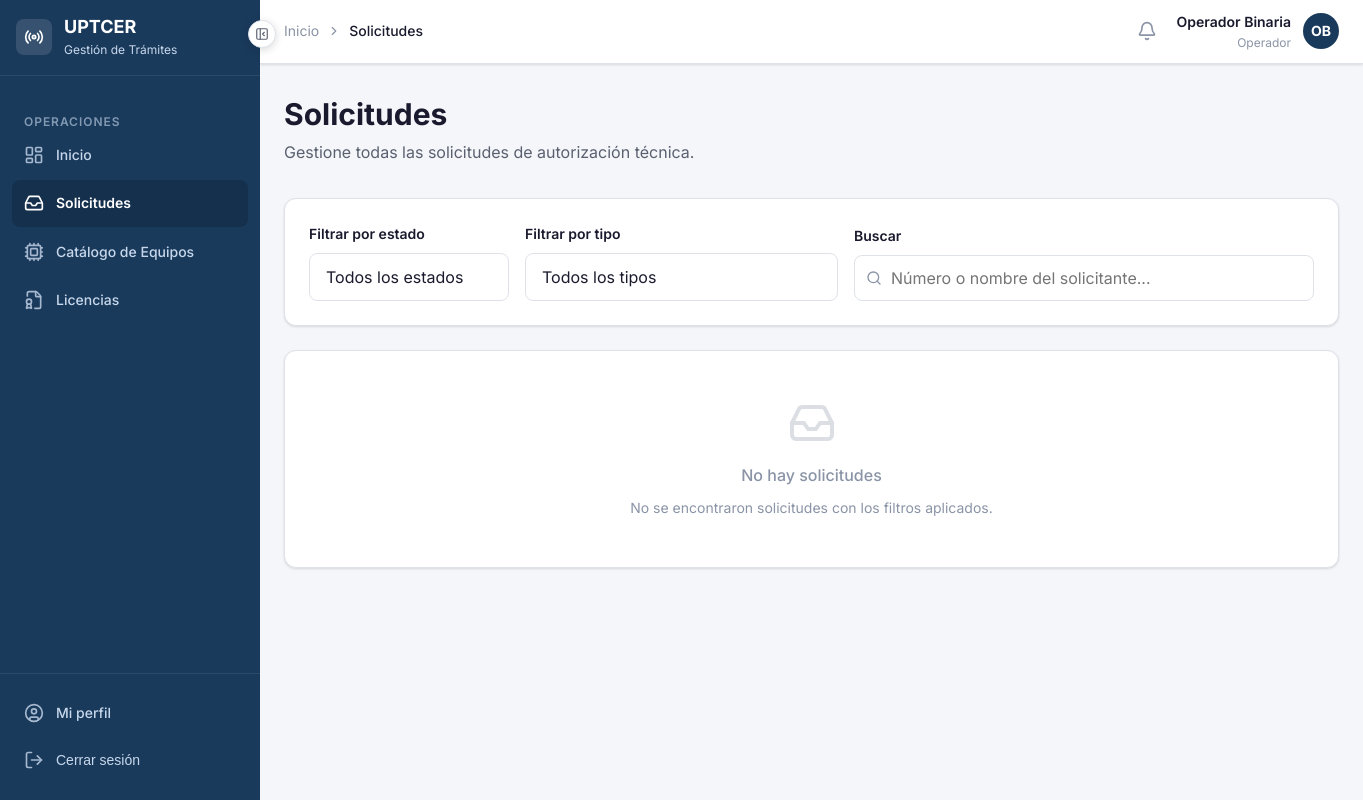
/solicitudes/lista/ (signed in), run on an earlier commit of the app's database.
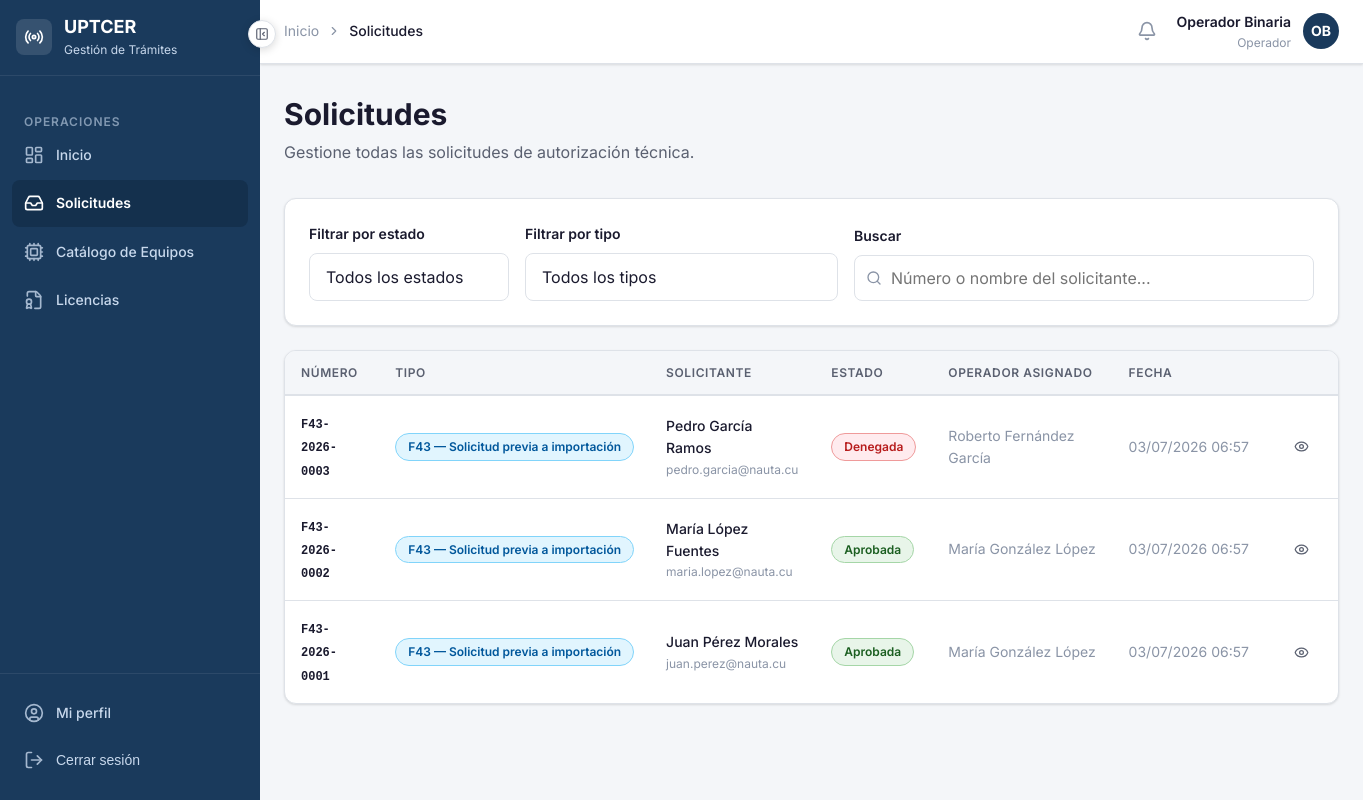
And on a later commit of the database.
### apps/solicitudes/models.py (models this page shows, shortened)
class Solicitud(models.Model):
    FLUJO_F43  = 'f43'
    FLUJO_RATS = 'rats'
    FLUJOS = [
        (FLUJO_F43,  'F43 — Solicitud previa a importación'),
        (FLUJO_RATS, 'RATS — Equipo retenido en aduana'),
    ]
    ESTADO_BORRADOR    = 'borrador'
    ESTADO_ENVIADA     = 'enviada'
    ESTADO_EN_REVISION = 'en_revision'
    ESTADO_APROBADA    = 'aprobada'
    ESTADO_DENEGADA    = 'denegada'
    ESTADO_CANCELADA   = 'cancelada'
    ESTADOS = [
        (ESTADO_BORRADOR,    'Borrador'),
        (ESTADO_ENVIADA,     'Enviada'),
        (ESTADO_EN_REVISION, 'En revisión'),
        (ESTADO_APROBADA,    'Aprobada'),
        (ESTADO_DENEGADA,    'Denegada'),
        (ESTADO_CANCELADA,   'Cancelada'),
    ]
    numero          = models.CharField('Número de solicitud', max_length=20, unique=True, editable=False)
    flujo           = models.CharField('Tipo de flujo', max_length=10, choices=FLUJOS)
    estado          = models.CharField('Estado', max_length=20, choices=ESTADOS, default=ESTADO_BORRADOR)
    solicitante     = models.ForeignKey(
                        settings.AUTH_USER_MODEL,
                        on_delete=models.PROTECT,
                        verbose_name='Solicitante',
                        related_name='solicitudes'
                      )
    equipo          = models.ForeignKey(
                        'equipos.Equipo',
                        on_delete=models.PROTECT,
                        verbose_name='Equipo',
                        null=True,
                        blank=True,
                        related_name='solicitudes'
                      )
    equipo_no_listado       = models.BooleanField('Equipo no listado en catálogo', default=False)
    equipo_descripcion      = models.TextField('Descripción del equipo (no listado)', blank=True)
    equipo_marca_manual     = models.CharField('Marca (manual)', max_length=100, blank=True)
    equipo_modelo_manual    = models.CharField('Modelo (manual)', max_length=100, blank=True)
    documento_adjunto       = models.FileField(
                                'Documento adjunto',
                                upload_to='solicitudes/documentos/%Y/%m/',
                                null=True,
                                blank=True
                              )
    numero_rats             = models.CharField('Número RATS', max_length=50, blank=True)
    fecha_retencion         = models.DateField('Fecha de retención', null=True, blank=True)
    operador_asignado       = models.ForeignKey(
                                settings.AUTH_USER_MODEL,
                                on_delete=models.SET_NULL,
                                null=True,
                                blank=True,
                                verbose_name='Operador asignado',
                                related_name='solicitudes_asignadas'
                              )
    observaciones_solicitante   = models.TextField('Observaciones del solicitante', blank=True)
    observaciones_operador      = models.TextField('Observaciones del operador', blank=True)
    observaciones_tecnicas      = models.TextField('Criterio técnico', blank=True)
    fecha_creacion      = models.DateTimeField('Fecha de creación', auto_now_add=True)
    fecha_actualizacion = models.DateTimeField('Última actualización', auto_now=True)
    fecha_resolucion    = models.DateTimeField('Fecha de resolución', null=True, blank=True)
    class Meta:
        verbose_name        = 'Solicitud'
        verbose_name_plural = 'Solicitudes'
        ordering            = ['-fecha_creacion']
    @property
    def clase_badge(self):
        mapa = {
            self.ESTADO_BORRADOR:    'badge-info',
            self.ESTADO_ENVIADA:     'badge-pendiente',
            self.ESTADO_EN_REVISION: 'badge-revision',
            self.ESTADO_APROBADA:    'badge-aprobado',
            self.ESTADO_DENEGADA:    'badge-denegado',
            self.ESTADO_CANCELADA:   'badge-denegado',
        }
        return mapa.get(self.estado, 'badge-info')

### apps/accounts/models.py (models this page shows, shortened)
class Usuario(AbstractBaseUser, PermissionsMixin):
    ROL_PERSONA_NATURAL  = 'persona_natural'
    ROL_OPERADOR         = 'operador'
    ROL_ESPECIALISTA     = 'especialista'
    ROL_ADUANA           = 'aduana'
    ROL_DIRECTIVO        = 'directivo'
    ROLES = [
        (ROL_PERSONA_NATURAL, 'Persona Natural'),
        (ROL_OPERADOR,        'Operador'),
        (ROL_ESPECIALISTA,    'Especialista Técnico'),
        (ROL_ADUANA,          'Aduana'),
        (ROL_DIRECTIVO,       'Directivo'),
    ]
    username        = models.CharField('Usuario', max_length=150, unique=True)
    email           = models.EmailField('Correo electrónico', unique=True)
    nombre          = models.CharField('Nombre', max_length=100)
    apellidos       = models.CharField('Apellidos', max_length=100)
    rol             = models.CharField('Rol', max_length=30, choices=ROLES, default=ROL_PERSONA_NATURAL)
    telefono        = models.CharField('Teléfono', max_length=20, blank=True)
    activo          = models.BooleanField('Activo', default=True)
    fecha_registro  = models.DateTimeField('Fecha de registro', auto_now_add=True)
    is_active       = models.BooleanField(default=True)
    is_staff        = models.BooleanField(default=False)
    objects = UsuarioManager()
    USERNAME_FIELD  = 'username'
    REQUIRED_FIELDS = ['email', 'nombre', 'apellidos']
    class Meta:
        verbose_name        = 'Usuario'
        verbose_name_plural = 'Usuarios'
        ordering            = ['apellidos', 'nombre']
    def get_nombre_completo(self):
        return f'{self.nombre} {self.apellidos}'
    @property
    def es_persona_natural(self):
        return self.rol == self.ROL_PERSONA_NATURAL
    @property
    def es_operador(self):
        return self.rol == self.ROL_OPERADOR
    @property
    def es_especialista(self):
        return self.rol == self.ROL_ESPECIALISTA
    @property
    def es_aduana(self):
        return self.rol == self.ROL_ADUANA
    @property
    def es_directivo(self):
        return self.rol == self.ROL_DIRECTIVO

### apps/solicitudes/views.py (the view)
# urls.py: path('lista/',              views.lista_solicitudes,   name='lista'),
@never_cache
@login_required
def lista_solicitudes(request):
    usuario = request.user
    if not (usuario.es_operador or usuario.es_directivo or usuario.es_especialista):
        messages.error(request, 'No tiene permisos para acceder a esta sección.')
        return redirect('accounts:dashboard')
    solicitudes_qs = Solicitud.objects.select_related(
        'solicitante', 'operador_asignado'
    ).order_by('-fecha_creacion')
    estado = request.GET.get('estado', '')
    flujo  = request.GET.get('flujo', '')
    q      = request.GET.get('q', '').strip()
    if estado:
        solicitudes_qs = solicitudes_qs.filter(estado=estado)
    if flujo:
        solicitudes_qs = solicitudes_qs.filter(flujo=flujo)
    if q:
        solicitudes_qs = solicitudes_qs.filter(
            Q(numero__icontains=q) |
            Q(solicitante__nombre__icontains=q) |
            Q(solicitante__apellidos__icontains=q)
        )
    paginator = Paginator(solicitudes_qs, 15)
    pagina    = request.GET.get('pagina', 1)
    try:
        solicitudes = paginator.page(pagina)
    except PageNotAnInteger:
        solicitudes = paginator.page(1)
    except EmptyPage:
        solicitudes = paginator.page(paginator.num_pages)
    return render(request, 'solicitudes/lista.html', {
        'solicitudes':   solicitudes,
        'paginator':     paginator,
        'estado_actual': estado,
        'flujo_actual':  flujo,
        'busqueda':      q,
        'ESTADOS':       Solicitud.ESTADOS,
        'FLUJOS':        Solicitud.FLUJOS,
    })

### templates/solicitudes/lista.html (shortened to what the changed rows need)
{% extends 'base/base.html' %}
{% block contenido %}
<div class="pagina-cabecera flex justify-between items-center">
  <div>
    <h1 class="pagina-titulo">Solicitudes</h1>
  </div>
</div>
<div class="tarjeta">
  <div class="tarjeta-cuerpo" style="padding:0;">
    {% if solicitudes %}
      <div class="tabla-contenedor" style="border:none;border-radius:0;">
        <table class="tabla">
          <thead>
            <tr>
              <th>Número</th>
              <th>Tipo</th>
              <th>Solicitante</th>
              <th>Estado</th>
              <th>Operador asignado</th>
              <th>Fecha</th>
              <th></th>
            </tr>
          </thead>
          <tbody>
            {% for s in solicitudes %}
            <tr>
              <td>
                <span style="font-family:var(--fuente-mono);font-size:var(--texto-xs);font-weight:var(--peso-semi);">
                  {{ s.numero }}
                </span>
              </td>
              <td><span class="badge badge-info">{{ s.get_flujo_display }}</span></td>
              <td>
                <div style="font-weight:var(--peso-medio);">{{ s.solicitante.get_nombre_completo }}</div>
                <div style="font-size:var(--texto-xs);color:var(--color-texto-muted);">{{ s.solicitante.email }}</div>
              </td>
              <td><span class="badge {{ s.clase_badge }}">{{ s.get_estado_display }}</span></td>
              <td style="color:var(--color-texto-muted);">
                {{ s.operador_asignado.get_nombre_completo|default:"Sin asignar" }}
              </td>
              <td style="color:var(--color-texto-muted);white-space:nowrap;">
                {{ s.fecha_creacion|date:"d/m/Y H:i" }}
              </td>
              <td>
                <a href="{% url 'solicitudes:detalle' s.pk %}" class="btn btn-ghost btn-sm">
                  <i data-lucide="eye" style="width:15px;height:15px;"></i>
                </a>
              </td>
            </tr>
            {% endfor %}
          </tbody>
        </table>
      </div>
    {% else %}
      <div style="padding:var(--espacio-12);text-align:center;color:var(--color-texto-muted);">
        <i data-lucide="inbox" style="width:48px;height:48px;margin-bottom:var(--espacio-4);opacity:0.3;display:block;margin-left:auto;margin-right:auto;"></i>
        <p style="font-size:var(--texto-base);font-weight:var(--peso-medio);margin-bottom:var(--espacio-2);">No hay solicitudes</p>
        <p style="font-size:var(--texto-sm);">No se encontraron solicitudes con los filtros aplicados.</p>
      </div>
    {% endif %}
  </div>
</div>
{% endblock %}

What changed in the data, as far as the page shows it:
added Solicitud: numero "F43-2026-0003", flujo "F43 — Solicitud previa a importación", solicitante.get_nombre_completo "Pedro García Ramos", solicitante.email "pedro.garcia@nauta.cu", estado "Denegada", operador_asignado.get_nombre_completo "Roberto Fernández García", fecha_creacion "03/07/2026 06:57"
added Solicitud: numero "F43-2026-0002", flujo "F43 — Solicitud previa a importación", solicitante.get_nombre_completo "María López Fuentes", solicitante.email "maria.lopez@nauta.cu", estado "Aprobada", operador_asignado.get_nombre_completo "María González López", fecha_creacion "03/07/2026 06:57"
added Solicitud: numero "F43-2026-0001", flujo "F43 — Solicitud previa a importación", solicitante.get_nombre_completo "Juan Pérez Morales", solicitante.email "juan.perez@nauta.cu", estado "Aprobada", operador_asignado.get_nombre_completo "María González López", fecha_creacion "03/07/2026 06:57"
Also different on the page:
text no longer shown: "No hay solicitudes No se encontraron solicitudes con los filtros aplicados."
text now shown: "NÚMERO TIPO SOLICITANTE ESTADO OPERADOR ASIGNADO FECHA"
